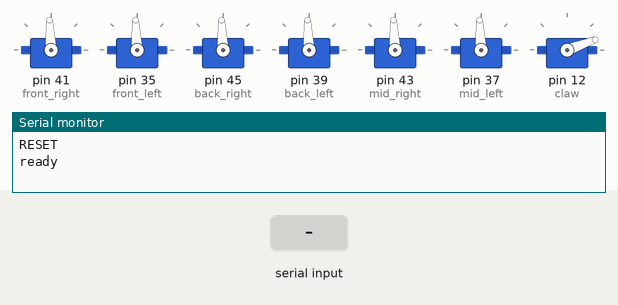
The sketch below on a simulated Arduino Mega 2560, built with avr-gcc and run on an emulated ATmega2560. Parts: 7 × servo, the last lines printed to the serial monitor. Inputs (shaded band) come from the test bench.

Above: at 4.2 s.
4.3 s: "5x" received over Serial
At 5.1 s:
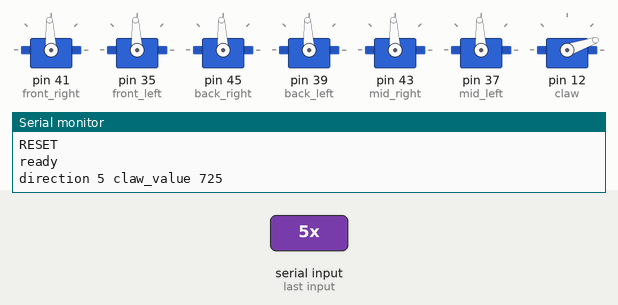
5.8 s: "1x" received over Serial
At 6.3 s:
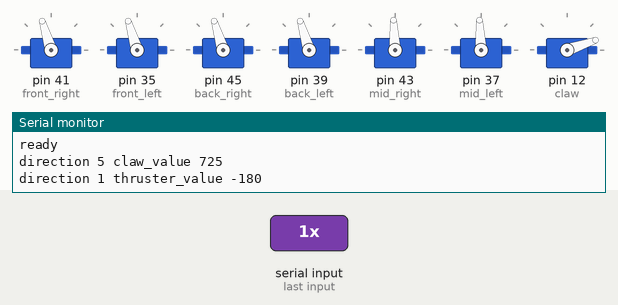
7.3 s: "3x" received over Serial
At 8.5 s:
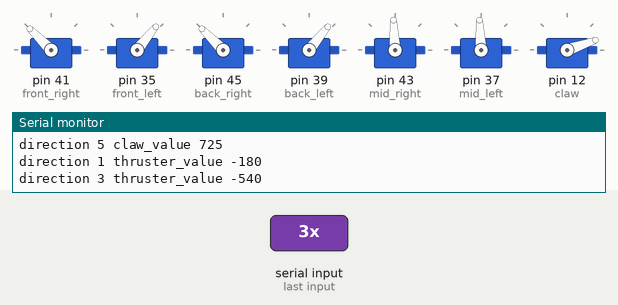
8.8 s: "4x" received over Serial
At 9.8 s:
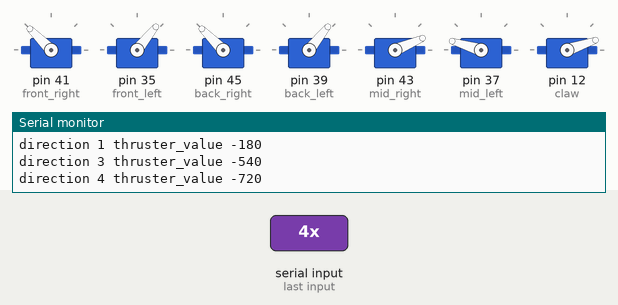
10.3 s: "30,150,10x" received over Serial
At 11.2 s:
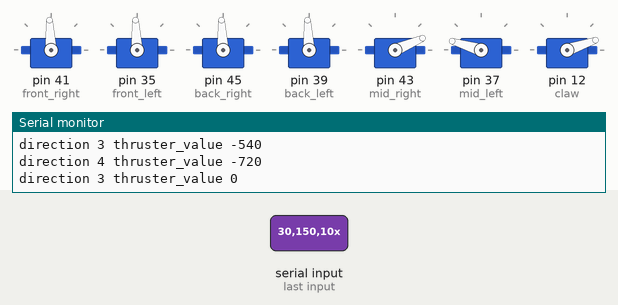
11.8 s: "1,90x" received over Serial
At 12.1 s:
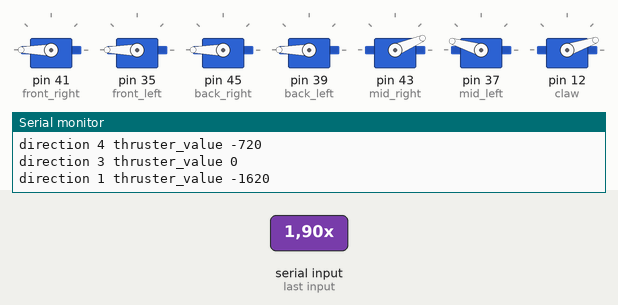
Timing chart, 0 to 14.3 s (numbered marks = the images above; inputs shaded):
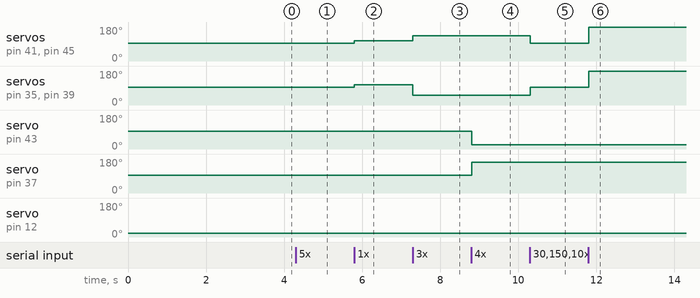

The sketch:

thrusters_basic.ino
```cpp
#include<Servo.h>
 //2, 3, 4, 5, 6, 7, 46

 Servo front_right;
 Servo front_left;
 Servo back_right;
 Servo back_left;
 Servo mid_right;
 Servo mid_left;
 Servo claw;

 void setup() {
   // put your setup code here, to run once:
     Serial.begin(9600);
     Serial.println("RESET");
     front_right.attach(41);
     front_left.attach(35);
     back_right.attach(45);
     back_left.attach(39);
     mid_right.attach(43);
     mid_left.attach(37);
     claw.attach(12);
     front_right.writeMicroseconds(1500);
     front_left.writeMicroseconds(1500);
     back_right.writeMicroseconds(1500);
     back_left.writeMicroseconds(1500);
     mid_right.writeMicroseconds(1500);
     mid_left.writeMicroseconds(1500);
     claw.write(20);
     delay(3000);
     Serial.println("ready");
 }

 void loop() {
   while (Serial.available()){
    String input = Serial.readStringUntil('x');
    int dir = input.substring(0, 1).toInt();
    int thruster_value = input.substring(2, input.length() - 1).toFloat() * -180;
    int claw_value = input.substring(2, input.length() - 1).toFloat() * 145;

    if (dir == 5){
      Serial.println("direction " + String(dir) + " claw_value " + String(claw_value));
    }
    else if (dir == 1 || dir == 3 || dir == 4){
      Serial.println("direction "+ String(dir) + " thruster_value "+String(thruster_value));
    }
    //sway
    if (dir == 0){
      front_right.writeMicroseconds(1500);
      back_right.writeMicroseconds(1500);
      front_left.writeMicroseconds(1500);
      back_left.writeMicroseconds(1500);

      front_right.writeMicroseconds(-1 * thruster_value * 0.8 + 1500);
      back_right.writeMicroseconds(thruster_value * 0.8 + 1500);
      front_left.writeMicroseconds(thruster_value * 0.8 + 1500);
      back_left.writeMicroseconds(-1 * thruster_value * 0.8 + 1500);

    }
    //surge
    else if (dir == 1){
      front_right.writeMicroseconds(1500);
      back_right.writeMicroseconds(1500);
      front_left.writeMicroseconds(1500);
      back_left.writeMicroseconds(1500);

      front_right.writeMicroseconds(thruster_value * 0.8 * -1 + 1500);
      front_left.writeMicroseconds(thruster_value * 0.8 * -1 + 1500);
      back_right.writeMicroseconds(thruster_value * 0.8 * -1 + 1500);
      back_left.writeMicroseconds(thruster_value * 0.8 * -1 + 1500);
    }

    //yaw
    else if (dir == 3){
      front_right.writeMicroseconds(1500);
      back_right.writeMicroseconds(1500);
      front_left.writeMicroseconds(1500);
      back_left.writeMicroseconds(1500);

      front_right.writeMicroseconds(thruster_value * 0.8 * -1 + 1500);
      back_right.writeMicroseconds(thruster_value * 0.8 * -1 + 1500);
      front_left.writeMicroseconds(thruster_value * 0.8 + 1500);
      back_left.writeMicroseconds(thruster_value * 0.8 + 1500);
    }
    //heave
    else if (dir == 4){
      mid_right.writeMicroseconds(1500);
      mid_left.writeMicroseconds(1500);
      mid_right.writeMicroseconds(thruster_value + 1500);
      mid_left.writeMicroseconds(thruster_value * -1 + 1500);

    }
    //claw open and close
    else if (dir == 5){
      claw.write(20);

      claw.write(claw_value + 20);
    }
   }
 }
```

Measured:
- after the input at 4.3 s, servo on pin 12 (claw): 20° → 19° at once
- after the input at 5.8 s, servo on pin 41 (front_right), servo on pin 35 (front_left), servo on pin 45 (back_right), servo on pin 39 (back_left): 93° → 107° at once
- after the input at 7.3 s, servo on pin 41 (front_right), servo on pin 45 (back_right): 107° → 135° at once; servo on pin 35 (front_left), servo on pin 39 (back_left): 107° → 51° at once
- after the input at 8.8 s, servo on pin 43 (mid_right): 93° → 23° at once; servo on pin 37 (mid_left): 93° → 163° at once
- after the input at 10.3 s, servo on pin 41 (front_right), servo on pin 45 (back_right): 135° → 93° at once; servo on pin 35 (front_left), servo on pin 39 (back_left): 51° → 93° at once
- after the input at 11.8 s, servo on pin 41 (front_right), servo on pin 35 (front_left), servo on pin 45 (back_right), servo on pin 39 (back_left): 93° → 180° at once
